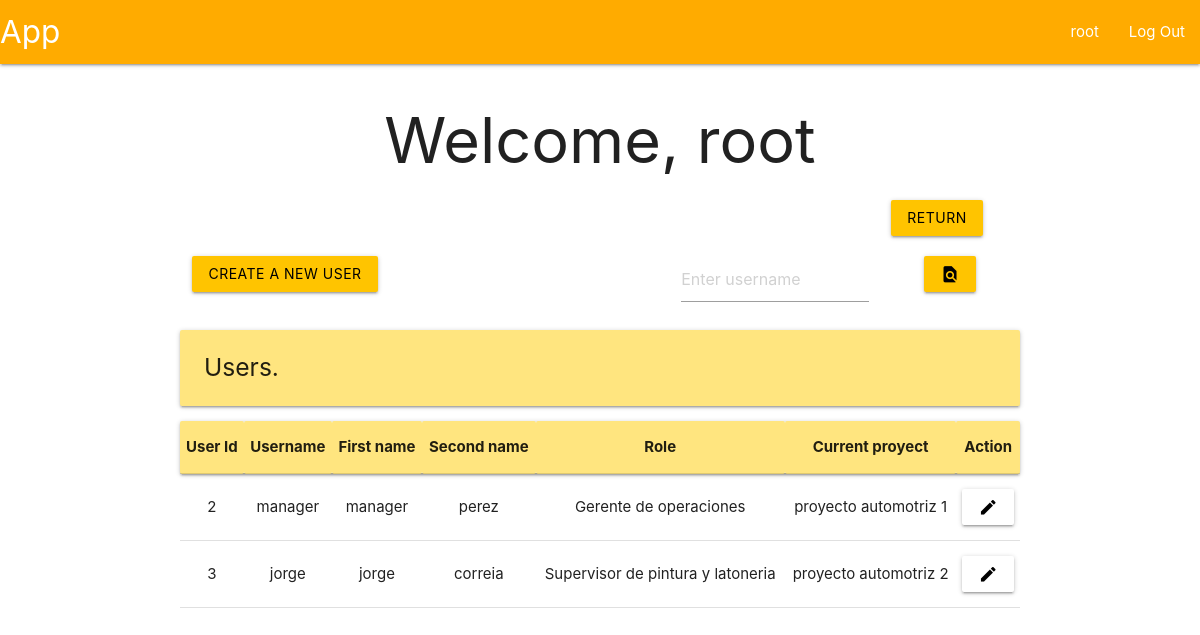
Page /root/users (signed in) on the committed database.
### tables this page shows
CREATE TABLE user (
    id INTEGER PRIMARY KEY AUTOINCREMENT,
    username TEXT UNIQUE NOT NULL,
    firstname TEXT NOT NULL,
    secondname TEXT NOT NULL,
    password TEXT NOT NULL,
    roleId INTEGER,
    proyId INTEGER,
    auth INTEGER,

    FOREIGN KEY (roleId) REFERENCES roles(id),
    FOREIGN KEY (proyId) REFERENCES proyect(id)
);

CREATE TABLE roles (
    id INTEGER PRIMARY KEY AUTOINCREMENT,
    name TEXT NOT NULL UNIQUE
);

CREATE TABLE proyect (
    id INTEGER PRIMARY KEY AUTOINCREMENT,
    description TEXT UNIQUE NOT NULL,
    start DATE NOT NULL,
    end DATE NOT NULL,
    statusId INTEGER,

    FOREIGN KEY (statusId) REFERENCES proyectStatus(id)
);

### app/userView.py (the view, shortened to what this page needs)
@bp.route('/users', methods=('GET', 'POST'))
@root_required
def userView():
    db = get_db()
    flag = False
    if not flag:
        users = db.execute(
            """SELECT
                u.id as id,
                u.username as username,
                u.firstname as firstname,
                u.secondname as secondname,
                r.name as role,
                p.description as proyect,
                u.auth as auth
               FROM user u
               JOIN roles r ON u.roleId = r.id
               LEFT JOIN proyect p ON u.proyId = p.id
               WHERE u.id != 1"""
        ).fetchall()
    areProyects = db.execute(
        """SELECT * FROM proyect"""
    ).fetchall() != []
    return render_template('index/root/userView.html', users=users, areProyects=areProyects)

### app/auth.py (called while the page is built)
@bp.before_app_request
def load_logged_in_user():
    user_id = session.get('user_id')
    if user_id is None:
        g.user = None
    else:
        g.user = get_db().execute(
            "SELECT * FROM user WHERE id = ?",
            (user_id,)
        ).fetchone()

def root_required(view):
    @functools.wraps(view)
    def wrapped_view(**kwargs):
        if g.user is None:
            return redirect(url_for('auth.login'))
        elif g.user['roleId'] != 1:
            return redirect(url_for('user.profile'))
        return view(**kwargs)
    return wrapped_view

### app/db.py (called while the page is built)
def get_db():
    if 'db' not in g:
        g.db = sqlite3.connect(
            current_app.config['DATABASE'],
            detect_types = sqlite3.PARSE_DECLTYPES
        )
        g.db.row_factory = sqlite3.Row
    return g.db

### app/templates/index/root/userView.html (shortened to what this page needs)
{% extends 'base.html' %}
{% block header %}
  <h1>{% block title %}Welcome, {{ g.user['username'] }}{% endblock %}</h1>
{% endblock %}
{% block content %}
<div class="row">
  <form method="POST">
      <div class="col s1 offset-s10">
          <button class="btn amber accent-3 black-text" type="submit" value="return" name="return">Return</button>
      </div>
  </form>
</div>
<div class="row">
  {% if areProyects %}
  <form method="POST">
    <div class="col s3">
      <button class="btn amber accent-3 black-text" type="submit" value="create" name="create">Create a new user</button>
    </div>
  </form>
  <form method="POST">
    <div class="col s3 offset-s4">
      <input placeholder="Enter username" name="find-user" id="username">
    </div>
    <div class="col s2">
      <button class="btn amber accent-3 black-text" type="submit">
        <i class="material-icons">find_in_page</i>
      </button>
    </div>
  </form>
    {% endif %}
</div>
<div class="left-align">
  <h5 class="card-panel amber accent-1">Users.</h5>
</div>
<table class="centered">
  <thead class="card-panel amber accent-1">
    <tr>
      <th>User Id</th>
      <th>Username</th>
      <th>First name</th>
      <th>Second name</th>
      <th>Role</th>
      <th>Current proyect</th>
      <th>Action</th>
    </tr>
  </thead>
  <tbody>
    {% for user in users %}
      <tr>
        <td>{{ user['id'] }}</td>
        <td>{{ user['username']}}</td>
        <td>{{ user['firstname'] }}</td>
        <td>{{ user['secondname'] }}</td>
        <td>{{ user['role'] }}</td>
        <td>{{ user['proyect'] }}</td>
        <td>
          <form method="POST">
            {% if user['auth'] == 0 %}
              {% if areProyects %}
              <button class="btn amber accent-3 black-text" type="submit" name="aprove" value="{{ user['id'] }}">
                <i class="material-icons">done</i>
              </button>
              {% endif %}
            <button class="btn white black-text" type="submit" name="reject" value="{{ user['id'] }}">
              <i class="material-icons">close</i>
            </button>
            {% else %}
            <button class="btn white black-text" type="submit" name="modify-user" value="{{ user['id'] }}">
              <i class="material-icons">edit</i>
            </button>
            {% endif %}
          </form>
        </td>
      </tr>
    {% endfor %}
  </tbody>
</table>
{% endblock %}

### app/templates/base.html (shortened to what this page needs)
<!DOCTYPE html>
<link rel="stylesheet" href="{{ url_for('static', filename='materialize.css') }}">
<link rel="stylesheet" href="{{ url_for('static', filename='style.css') }}">
<nav>
    <div class="nav-wrapper amber accent-4">
      <a href="#" class="brand-logo">App</a>
      <ul class="right hide-n black-text text-black">
        {% if g.user %}
            <li><a href="{{ url_for('user.profile')}}">{{ g.user['username'] }}</span></a>
            <li><a href="{{ url_for('auth.logout') }}">Log Out</a>
        {% else %}
            <li><a href="{{ url_for('auth.register') }}">Register</a>
            <li><a href="{{ url_for('auth.login') }}">Log In</a>
        {% endif %}
      </ul>
    </div>
</nav>
<section class="content container center-align">
    <header>
        {% block header %}{% endblock %}
    </header>
    {% block content %}{% endblock %}
</section>

### rows in the picture
user: user.username "root"
user: id "2", username "manager", firstname "manager", secondname "perez", role "Gerente de operaciones", proyect "proyecto automotriz 1"
user: id "3", username "jorge", firstname "jorge", secondname "correia", role "Supervisor de pintura y latoneria", proyect "proyecto automotriz 2"
